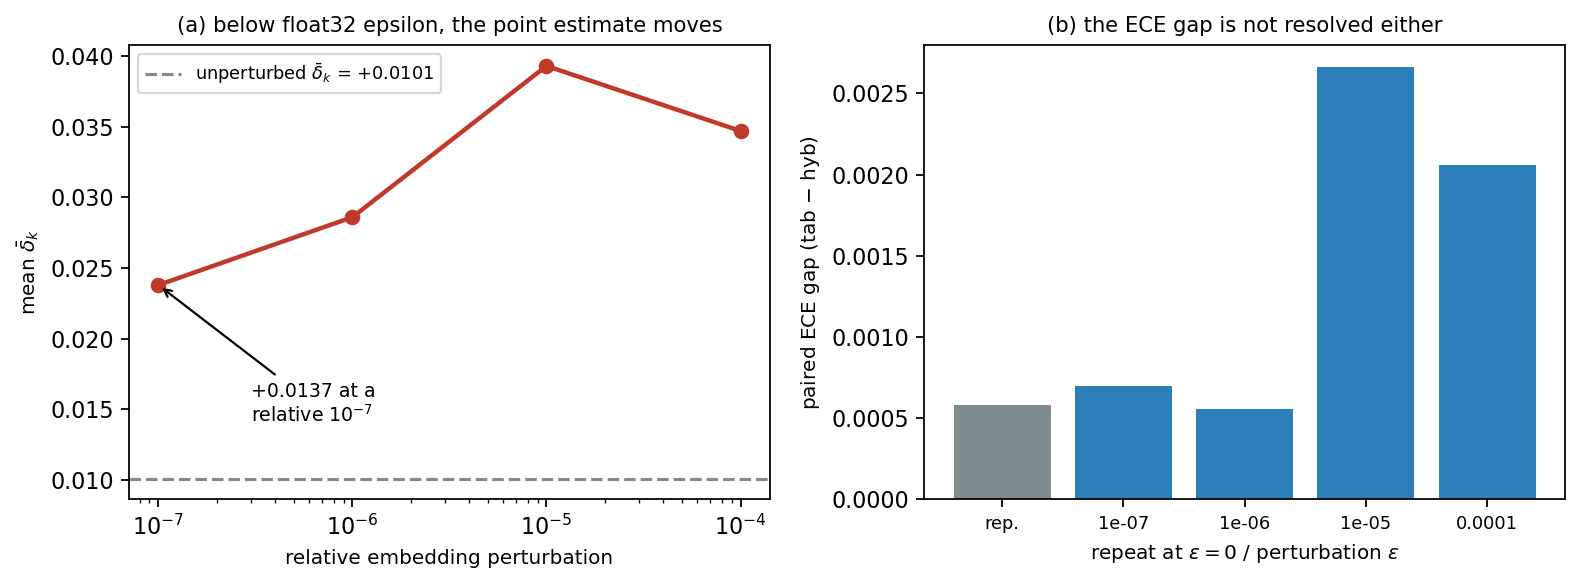

Write Python code to recreate this figure.
"""GNNXAI_catb_resolution -- the CatBoost embedding-conditioning resolution floor

Self-contained: reads only the committed CSVs shipped in this Quantlet folder.
T_ieee_catb_conditioning.csv and ece_eps_probe.csv are produced by
scripts/ieee_catb_conditioning.py and scripts/ece_eps_probe.py.

Output: GNNXAI_catb_resolution.png (+ .pdf)
"""
from __future__ import annotations

from pathlib import Path

import matplotlib
matplotlib.use("Agg")
import matplotlib.pyplot as plt
import numpy as np
import pandas as pd

HERE = Path(__file__).resolve().parent
C_OBS, C_BAND, C_ALT = "#c0392b", "#7f8c8d", "#2c7fb8"


def _save(fig, name):
    plt.tight_layout()
    for ext in ("pdf", "png"):
        fig.savefig(HERE / f"{name}.{ext}", dpi=160, bbox_inches="tight")
    print("wrote", HERE / f"{name}.png")


NAME = "GNNXAI_catb_resolution"
C = pd.read_csv(HERE / "T_ieee_catb_conditioning.csv")
E = pd.read_csv(HERE / "ece_eps_probe.csv")


def main():
    fig, (ax1, ax2) = plt.subplots(1, 2, figsize=(10.0, 3.8))

    base = float(C[C.eps == 0].mean_delta.iloc[0])
    nz = C[C.eps > 0]
    ax1.axhline(base, color=C_BAND, ls="--", lw=1.4,
                label=fr"unperturbed $\bar{{\delta}}_k$ = {base:+.4f}")
    ax1.semilogx(nz.rel_perturbation, nz.mean_delta, "o-", color=C_OBS, lw=2)
    shift = float(nz.mean_delta.iloc[0]) - base
    ax1.annotate(f"{shift:+.4f} at a\nrelative $10^{{-7}}$",
                 xy=(float(nz.rel_perturbation.iloc[0]), float(nz.mean_delta.iloc[0])),
                 xytext=(3e-7, base + 0.004), fontsize=8.5,
                 arrowprops=dict(arrowstyle="->", lw=1))
    ax1.set_xlabel("relative embedding perturbation", fontsize=9)
    ax1.set_ylabel(r"mean $\bar{\delta}_k$", fontsize=9)
    ax1.set_title("(a) below float32 epsilon, the point estimate moves", fontsize=9.5)
    ax1.legend(fontsize=8)

    r = np.arange(len(E))
    ax2.bar(r, E.diff_tab_minus_hyb, color=[C_BAND if e == 0 else C_ALT for e in E.eps])
    ax2.set_xticks(r)
    ax2.set_xticklabels([("rep." if e == 0 else f"{e:g}") for e in E.eps], fontsize=8)
    ax2.set_xlabel(r"repeat at $\epsilon=0$ / perturbation $\epsilon$", fontsize=9)
    ax2.set_ylabel("paired ECE gap (tab $-$ hyb)", fontsize=9)
    ax2.set_title("(b) the ECE gap is not resolved either", fontsize=9.5)

    _save(fig, NAME)
    return 0


if __name__ == "__main__":
    raise SystemExit(main())
